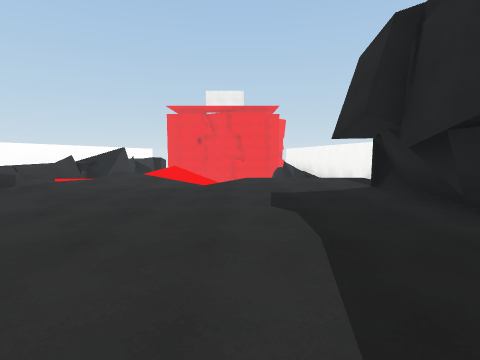
view 1 (above)

12 first-person views from a walk through a scene from a Unity 3-D project. The camera is 1.4 m above the floor, tilts 6° down and sees 85° across. The floor is counted in squares, 2 m on a side. Each view is taken from the middle of a square. On the plan, view 1 faces up. The plan holds only what a view shows up to about 9 squares ahead; the rest is blank. The place goes on beyond the plan. The player is left out. Some animated figures are left out. Surface patterns are stand-ins for the level's own textures.

view 2
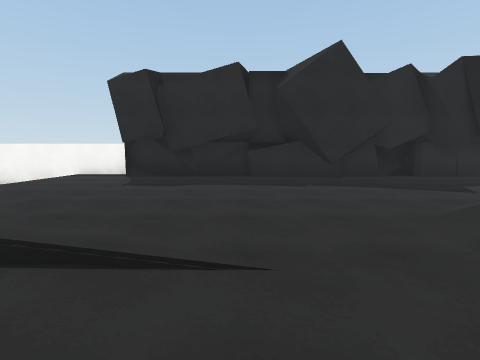

view 3
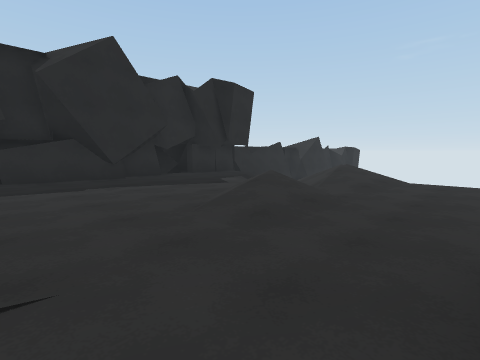

view 4
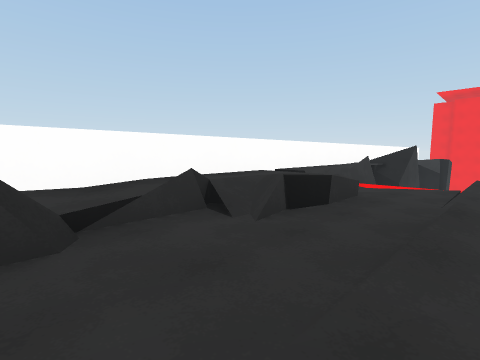

view 5
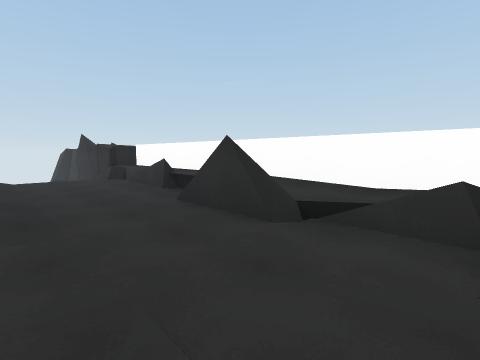

view 6
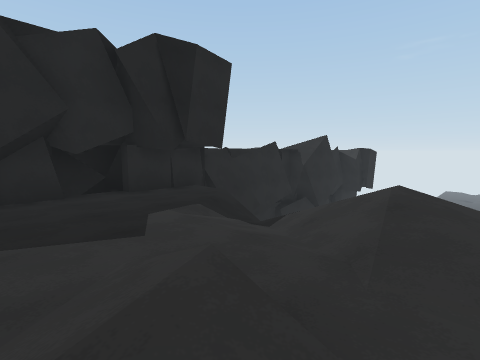

view 7
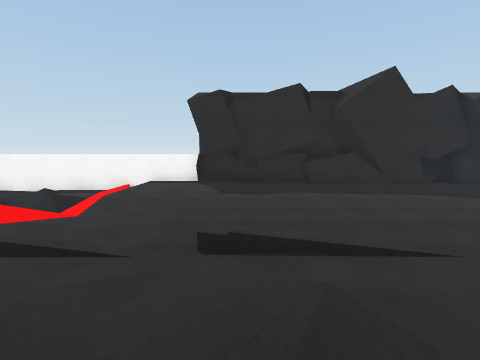

view 8
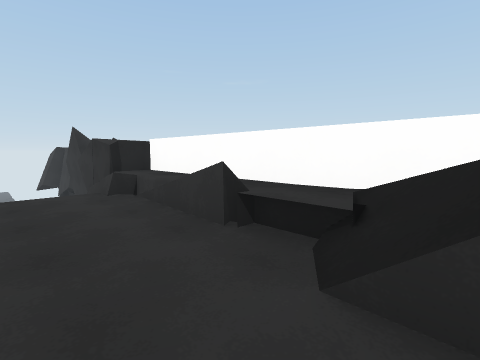

view 9
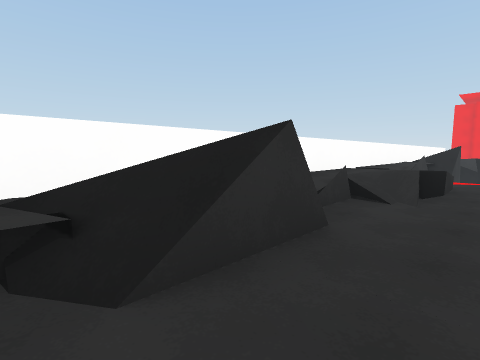

view 10
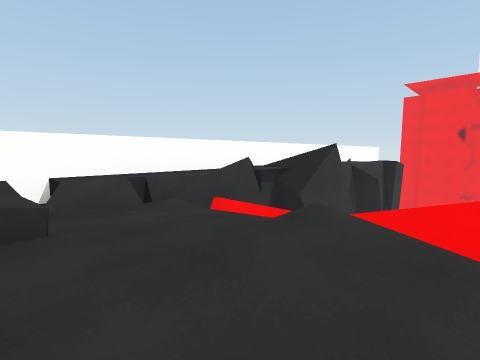

view 11
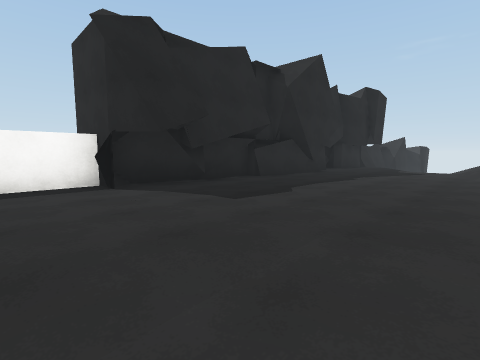

view 12
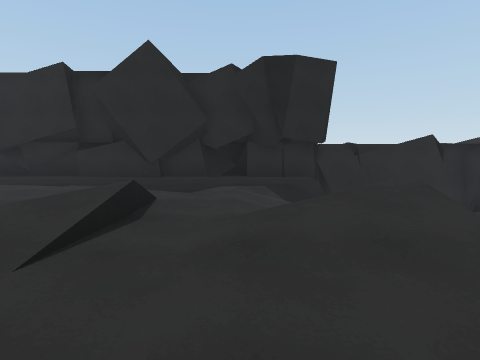

### Floor plan
Key: @ floor where view 1 was taken; # wall or solid block; . main floor; - floor 0.25 m lower than the main floor; : floor 0.5 m higher than the main floor; + floor 0.75 m higher than the main floor; / step, stairs or slope; = window, fence, low wall or low ledge; ^ raised ledge; v drop or lower ground.
Columns run from 7 left of view 1 to 4 right of it. Each row starts with its distance up from view 1.
 10 #=v      vv
  9 #=      vvv
  8 #vvvvvvvvvv
  7 #=vv////...#
  6 #= ./-/....#
  5 ###.......##
  4 =+=./.....#
  3 =/=./.....#
  2 #:........#
  1 #:#.......#
  0 #=#.//.@..#
 -1 #=..//....#
 -2 ##.../....#
 -3 #=..////..#
 -4 #=../////.#
 -5 ##vvvvvvvv#
 -6  ^v      v#
 -7  ^       v#

Positions as (right, up) in squares from view 1, and headings:
1: (0, 0), facing up
2: (-5, 2), facing right
3: (-5, 2), facing down-right
4: (-3, 1), facing up-left
5: (-3, 3), facing down-left
6: (-3, -1), facing down-right
7: (-6, 4), facing right
8: (-4, 0), facing down-left
9: (-4, -1), facing up-left
10: (-2, 5), facing up-left
11: (-2, 7), facing down-right
12: (-5, -3), facing right
